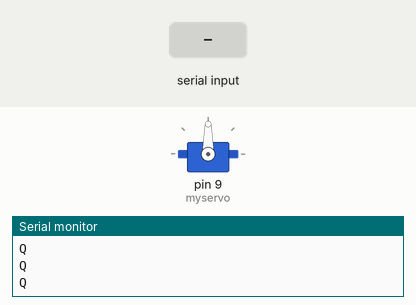
This sketch was run on a simulated Arduino Uno, built with avr-gcc and run on an emulated ATmega328P. On the bench: servo, the last lines printed to the serial monitor. Inputs (shaded band) come from the test bench.

Above: at 2.8 s.
2.9 s: "A" received over the second serial link
At 3.8 s:
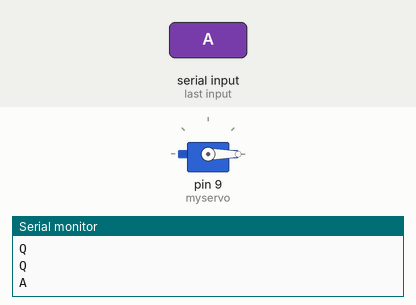
4.5 s: "K" received over the second serial link
At 5.3 s:
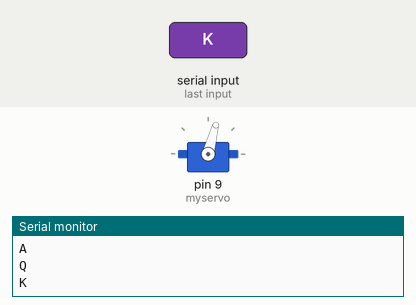
Timing chart, 0 to 7.5 s (numbered marks = the images above; inputs shaded):
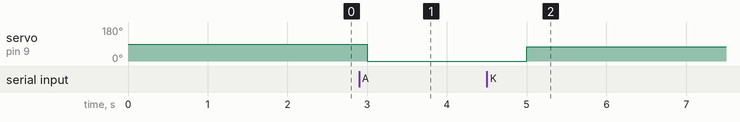

The sketch:

ServoCpu.ino
```cpp
/*
  Xbee1
  D. Thiebaut

  Makes Arduino send 1 character via XBee wireless to another XBee connected
  to a computer via a USB cable.

  The circuit:
  * RX is digital pin 2 (connect to TX of XBee)
  * TX is digital pin 3 (connect to RX of XBee)

  Based on a sketch created back in the mists of time by Tom Igoe
  itself based on Mikal Hart's example

*/
#include <Servo.h>

#include <SoftwareSerial.h>
Servo myservo;
SoftwareSerial xbee(5,4); // RX, TX
char c = 'Q', d;
int  pos = 0;    // variable to store the servo position


void setup()  {
   Serial.begin(9600);
   myservo.attach(9);
   // set the data rate for the SoftwareSerial port
   xbee.begin( 9600 );
}

void loop()  {
  if (xbee.available() > 0) {
    c = xbee.read();
  }
  Serial.println(c);

  // send character via XBee to other XBee connected to Mac
  // via USB cable

  if(c == 'A'){
      myservo.write(0);
      //delay(500);
      //digitalWrite(9, LOW);
      c = 'Q';
    }
  else if (c == 'K'){
      myservo.write(75);
      c = 'Q';
    }
  delay( 1000 );
}
```

Measured:
- after the input at 2.9 s, servo on pin 9 (myservo): 90° → 0° after 0.10 s
- after the input at 4.5 s, servo on pin 9 (myservo): 0° → 75° after 0.50 s
